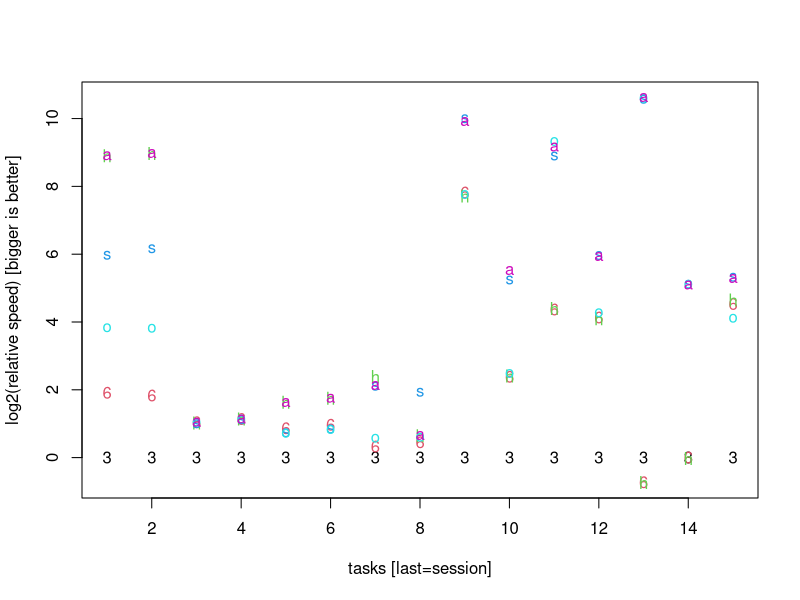
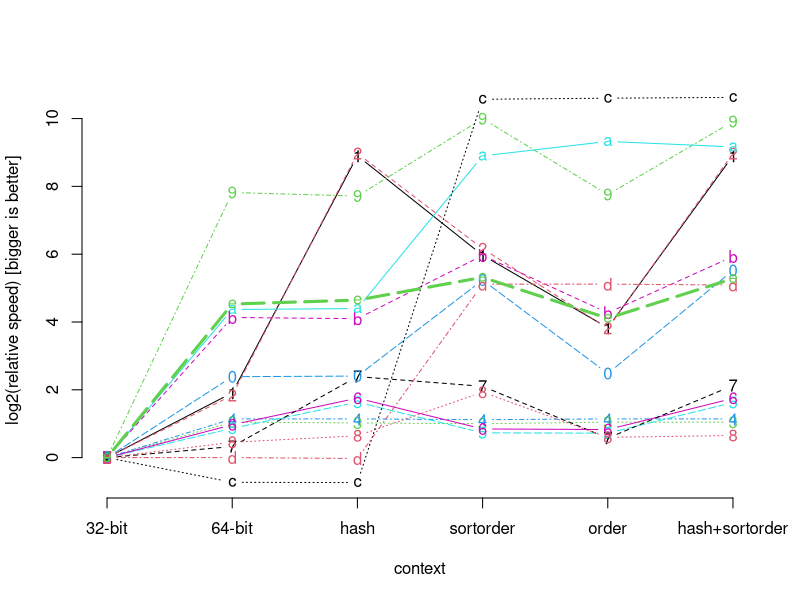

The R script that drew these images, in order:
library(bit64)


### Name: benchmark64.data
### Title: Results of performance measurement on a Core i7 Lenovo T410 8 GB
###   RAM under Windows 7 64bit
### Aliases: benchmark64.data
### Keywords: datasets

### ** Examples

data(benchmark64.data)
print(benchmark64.data)
matplot(log2(benchmark64.data[-1,1]/benchmark64.data[-1,])
, pch=c("3", "6", "h", "s", "o", "a")
, xlab="tasks [last=session]"
, ylab="log2(relative speed) [bigger is better]"
)
matplot(t(log2(benchmark64.data[-1,1]/benchmark64.data[-1,]))
, axes=FALSE
, type="b"
, lwd=c(rep(1, 14), 3)
, xlab="context"
, ylab="log2(relative speed) [bigger is better]"
)
axis(1
, labels=c("32-bit", "64-bit", "hash", "sortorder", "order", "hash+sortorder")
, at=1:6
)
axis(2)
